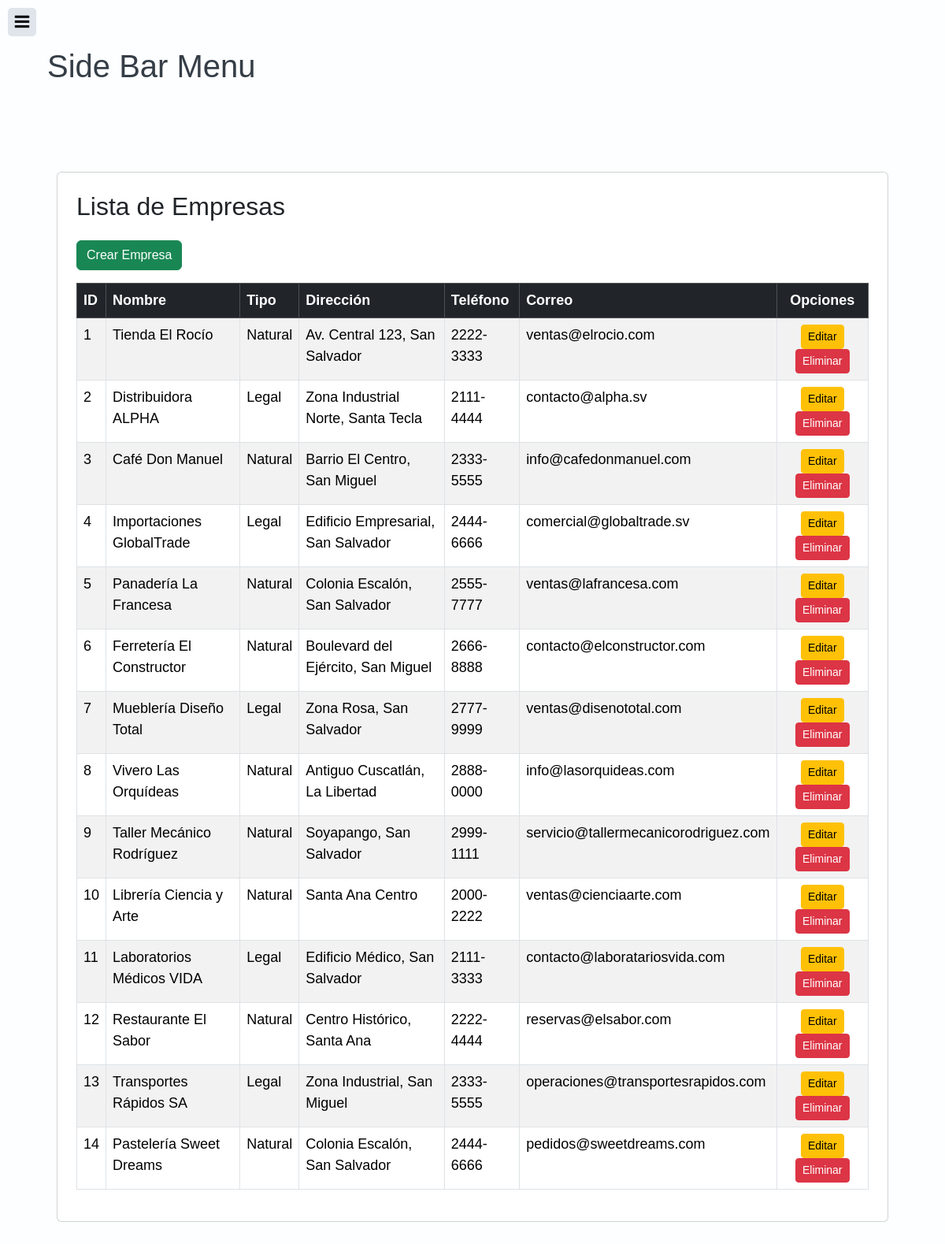
Screenshot of /views/company/company.php (signed in) with the database file from the repository.
### tables this page shows
CREATE TABLE companies (
    company_id INT AUTO_INCREMENT PRIMARY KEY,
    name VARCHAR(200) NOT NULL,
    company_type ENUM('Natural', 'Legal') NOT NULL,
    address TEXT,
    phone VARCHAR(20),
    email VARCHAR(100)
);

### controllers/CompanyController.php (called while the page is built, shortened)
<?php
require_once(dirname(__FILE__) . "/../config/config.php");
require_once(dirname(__FILE__) . "/../models/CompanyModel.php");
class CompanyController
{
    private $company;
    public function __construct()
    {
        $database = new Database();
        $this->db = $database->getConnection();
        $this->company = new CompanyModel($this->db);
    }
    public function index()
    {
        $result = $this->company->getAll();
        $companies = $result->fetchAll(PDO::FETCH_ASSOC);
        include(dirname(__FILE__) . '/../views/company/index.php');
    }
}

### config/config.php (called while the page is built, shortened)
<?php
class Database {
    private $host = "localhost";
    private $database = "ContadorcitoDB";
    private $user = "root";
    private $password = "123123";
    public function getConnection() {
        $this->conn = null;
        try {
            $this->conn = new PDO(
                "mysql:host=".$this->host.";dbname=".$this->database.";charset=utf8",
                $this->user,
                $this->password
            );
            $this->conn->setAttribute(PDO::ATTR_ERRMODE, PDO::ERRMODE_EXCEPTION);
        } catch(PDOException $ex) {
            error_log("Connection error: " . $ex->getMessage());
            die("Database connection failed.");
        }
        return $this->conn;
    }
}
?>

### models/CompanyModel.php (called while the page is built, shortened)
<?php
class CompanyModel {
    private $conn;
    private $table_name = "companies";
    public function __construct($db) {
        $this->conn = $db;
    }
    public function getAll() {
        $query = "SELECT * FROM {$this->table_name}";
        $stmt = $this->conn->prepare($query);
        $stmt->execute();
        return $stmt;
    }
}
?>

### views/company/index.php (the view)
<?php
include '../template/header.php';
?>
<div class="container">
   <div class="card mt-5 p-4">
       <h2 class="mb-4">Lista de Empresas</h2>
       <div class="d-flex justify-content-between mb-3">
           <a href="?action=create" class="btn btn-success">Crear Empresa</a>
       </div>
       <div class="table-responsive">
           <table id="genericTable" class="table table-striped table-bordered">
               <thead class="table-dark">
                   <tr>
                       <th scope="col">ID</th>
                       <th scope="col">Nombre</th>
                       <th scope="col">Tipo</th>
                       <th scope="col">Dirección</th>
                       <th scope="col">Teléfono</th>
                       <th scope="col">Correo</th>
                       <th scope="col" class="text-center">Opciones</th>
                   </tr>
               </thead>
               <tbody>
                   <?php foreach ($companies as $company): ?>
                       <tr>
                           <td><?= htmlspecialchars($company['company_id']); ?></td>
                           <td><?= htmlspecialchars($company['name']); ?></td>
                           <td><?= htmlspecialchars($company['company_type']); ?></td>
                           <td><?= htmlspecialchars($company['address']); ?></td>
                           <td><?= htmlspecialchars($company['phone']); ?></td>
                           <td><?= htmlspecialchars($company['email']); ?></td>
                           <td class="text-center">
                               <a href="?action=edit&id=<?= $company['company_id'] ?>" class="btn btn-warning btn-sm">Editar</a>
                               <a href="?action=delete&id=<?= $company['company_id'] ?>" class="btn btn-danger btn-sm">Eliminar</a>
                           </td>
                       </tr>
                   <?php endforeach; ?>
               </tbody>
           </table>
       </div>
   </div>
</div>
<?php include '../template/footer.php'; ?>

### views/company/company.php (shortened to what this page needs)
<?php
require_once __DIR__ . '/../../controllers/CompanyController.php';
$action = isset($_GET['action']) ? $_GET['action'] : '';
$controller = new CompanyController();
switch ($action) {
    default:
        $controller->index();
        break;
}

### views/template/header.php (shortened to what this page needs)
<!DOCTYPE html>
<html lang="es">
<head>
    <link href="https://cdn.jsdelivr.net/npm/bootstrap@5.3.3/dist/css/bootstrap.min.css" rel="stylesheet">
    <link rel="stylesheet" href="https://cdn.datatables.net/1.13.6/css/jquery.dataTables.min.css">
    <link rel="stylesheet" href="https://cdn.datatables.net/buttons/2.4.1/css/buttons.dataTables.min.css">
    <link rel="stylesheet" href="../../resources/index.css">
</head>
<body>
    <nav id="slide-menu">
        <ul>
            <li>
                <a class="navbar-brand" href="#">
                </a>
            </li>
            <li>
                <a class="nav-link" href="../template/index.php">Dashboard</a>
            </li>
            <li>
                <a class="nav-link" href="../company/company.php">Compañias</a>
            </li>
            <?php
            if (isset($_SESSION["userRole"]) && $_SESSION["userRole"] == 'Administrator') :
            ?>
                <li>
                    <a class="nav-link" href="../user/user.php">Usuarios</a>
                </li>
            <?php
            endif;
            ?>
            <li class="nav-item">
                <a class="nav-link" href="../purchaseReceipts/purchaseReceipts.php">Comprobantes de compras</a>
            </li>
            <li class="nav-item">
                <a class="nav-link" href="../salesReceipts/salesReceipts.php">Comprobantes de ventas</a>
            </li>
            <li>
                <a class="nav-link" href="../reports/report.php?action=purchaseReports">Reportes de compras</a>
            </li>
            <li>
                <a class="nav-link" href="../reports/report.php?action=salesReports">Reportes de ventas</a>
            </li>
            <li>
                <a class="nav-link" href="../../config/exit.php">Salir</a>
            </li>
        </ul>
    </nav>
    <div id="content">
        <div class="menu-trigger"></div>
        <h1>Side Bar Menu</h1>
        <br><br>

### views/template/footer.php (shortened to what this page needs)
</div>
</body>
</html>

### resources/index.css (style rules this page uses)
body { margin: 0; background: #556270; color: #353d46; font: 18px/27px 'Arial', sans-serif; }
nav#slide-menu { position: fixed; top: 0; left: -100px; bottom: 0; display: block; float: left; width: 100%; max-width: 284px; height: 100%; transition: all 300ms; }
nav#slide-menu > ul { display: block; margin: 40px; padding: 0; list-style: none; opacity: 0.5; transition: all 300ms; }
nav#slide-menu > ul li { color: #dfe5eb; padding: 6px 0; cursor: pointer; }
nav#slide-menu > ul li:before { font-family: "ico"; font-style: normal; font-weight: normal; speak-as: none; display: inline-block; text-decoration: inherit; width: 1em; color: #59e9df; margin-right: 12px; text-align: center; font-variant: normal; font-size: 0.75em; text-transform: none; line-height: 1em; }
div#content { position: fixed; top: 0; left: 0; width: 100%; height: 100%; padding: 60px; overflow: scroll; background: #fcfeff; border-radius: 0; box-sizing: border-box; box-shadow: -3px 0 6px #4a5562; transition: all 300ms; }
div#content div.menu-trigger { position: fixed; top: 10px; left: 10px; width: 36px; height: 36px; background: #dfe5eb; cursor: pointer; border-radius: 5px; -moz-transition: all 300ms; -webkit-transition: all 300ms; transition: all 300ms; }
div#content div.menu-trigger:before { content: '\e801'; display: inline-block; width: 36px; height: 36px; color: black; font-family: "ico"; font-style: normal; font-size: 1.2em; font-weight: normal; font-variant: normal; text-align: center; text-transform: none; line-height: 36px; }

### rows the page displays
companies: company_id "1", name "Tienda El Rocío", company_type "Natural", address "Av. Central 123, San Salvador", phone "2222-3333", email "ventas@elrocio.com"
companies: company_id "2", name "Distribuidora ALPHA", company_type "Legal", address "Zona Industrial Norte, Santa Tecla", phone "2111-4444", email "contacto@alpha.sv"
companies: company_id "3", name "Café Don Manuel", company_type "Natural", address "Barrio El Centro, San Miguel", phone "2333-5555", email "info@cafedonmanuel.com"
companies: company_id "4", name "Importaciones GlobalTrade", company_type "Legal", address "Edificio Empresarial, San Salvador", phone "2444-6666", email "comercial@globaltrade.sv"
companies: company_id "5", name "Panadería La Francesa", company_type "Natural", address "Colonia Escalón, San Salvador", phone "2555-7777", email "ventas@lafrancesa.com"
companies: company_id "6", name "Ferretería El Constructor", company_type "Natural", address "Boulevard del Ejército, San Miguel", phone "2666-8888", email "contacto@elconstructor.com"
companies: company_id "7", name "Mueblería Diseño Total", company_type "Legal", address "Zona Rosa, San Salvador", phone "2777-9999", email "ventas@disenototal.com"
companies: company_id "8", name "Vivero Las Orquídeas", company_type "Natural", address "Antiguo Cuscatlán, La Libertad", phone "2888-0000", email "info@lasorquideas.com"
companies: company_id "9", name "Taller Mecánico Rodríguez", company_type "Natural", address "Soyapango, San Salvador", phone "2999-1111", email "servicio@tallermecanicorodriguez.com"
companies: company_id "10", name "Librería Ciencia y Arte", company_type "Natural", address "Santa Ana Centro", phone "2000-2222", email "ventas@cienciaarte.com"
companies: company_id "11", name "Laboratorios Médicos VIDA", company_type "Legal", address "Edificio Médico, San Salvador", phone "2111-3333", email "contacto@laboratariosvida.com"
companies: company_id "12", name "Restaurante El Sabor", company_type "Natural", address "Centro Histórico, Santa Ana", phone "2222-4444", email "reservas@elsabor.com"
companies: company_id "13", name "Transportes Rápidos SA", company_type "Legal", address "Zona Industrial, San Miguel", phone "2333-5555", email "operaciones@transportesrapidos.com"
companies: company_id "14", name "Pastelería Sweet Dreams", company_type "Natural", address "Colonia Escalón, San Salvador", phone "2444-6666", email "pedidos@sweetdreams.com"
